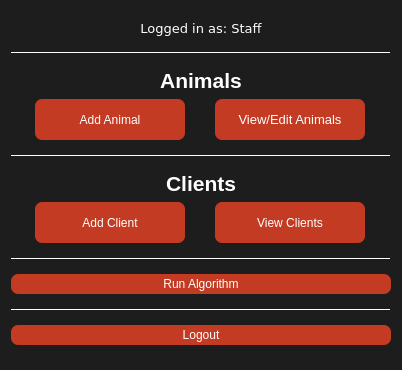
<?xml version="1.0" encoding="UTF-8"?>
<ui version="4.0">
 <class>StaffHomepage</class>
 <widget class="QDialog" name="StaffHomepage">
  <property name="geometry">
   <rect>
    <x>0</x>
    <y>0</y>
    <width>402</width>
    <height>370</height>
   </rect>
  </property>
  <property name="minimumSize">
   <size>
    <width>402</width>
    <height>370</height>
   </size>
  </property>
  <property name="maximumSize">
   <size>
    <width>402</width>
    <height>370</height>
   </size>
  </property>
  <property name="windowTitle">
   <string>Staff Homepage</string>
  </property>
  <property name="windowIcon">
   <iconset resource="mainicon.qrc">
    <normaloff>:/new/icons/cuacs_icon.png</normaloff>:/new/icons/cuacs_icon.png</iconset>
  </property>
  <property name="styleSheet">
   <string notr="true">QDialog{
background-color:#1d1d1d;
}

Line{
color:#fff;
}

QPushButton{
color: #fff;
background-color:#c23b22;
border-radius:7px;
min-height: 20px;
min-width: 150px;
}

QPushButton:hover{
color:ccc;
border-color:#2d89ef;
border-width:2px;
}

QLabel{
color: #ffffff
}</string>
  </property>
  <layout class="QVBoxLayout" name="verticalLayout_3">
   <item>
    <widget class="QLabel" name="label">
     <property name="minimumSize">
      <size>
       <width>0</width>
       <height>17</height>
      </size>
     </property>
     <property name="maximumSize">
      <size>
       <width>16777215</width>
       <height>17</height>
      </size>
     </property>
     <property name="font">
      <font>
       <family>DejaVu Sans</family>
       <pointsize>10</pointsize>
      </font>
     </property>
     <property name="text">
      <string>Logged in as: Staff</string>
     </property>
     <property name="alignment">
      <set>Qt::AlignHCenter|Qt::AlignTop</set>
     </property>
    </widget>
   </item>
   <item>
    <widget class="Line" name="line">
     <property name="minimumSize">
      <size>
       <width>0</width>
       <height>1</height>
      </size>
     </property>
     <property name="maximumSize">
      <size>
       <width>16777215</width>
       <height>1</height>
      </size>
     </property>
     <property name="lineWidth">
      <number>1</number>
     </property>
     <property name="orientation">
      <enum>Qt::Horizontal</enum>
     </property>
    </widget>
   </item>
   <item>
    <layout class="QVBoxLayout" name="verticalLayout">
     <item>
      <widget class="QLabel" name="lbAnimals">
       <property name="maximumSize">
        <size>
         <width>16777215</width>
         <height>25</height>
        </size>
       </property>
       <property name="font">
        <font>
         <pointsize>16</pointsize>
         <weight>75</weight>
         <bold>true</bold>
        </font>
       </property>
       <property name="text">
        <string>Animals</string>
       </property>
       <property name="alignment">
        <set>Qt::AlignCenter</set>
       </property>
      </widget>
     </item>
     <item>
      <layout class="QHBoxLayout" name="horizontalLayout">
       <item>
        <widget class="QPushButton" name="bAddAnimal">
         <property name="minimumSize">
          <size>
           <width>150</width>
           <height>20</height>
          </size>
         </property>
         <property name="maximumSize">
          <size>
           <width>100</width>
           <height>41</height>
          </size>
         </property>
         <property name="text">
          <string>Add Animal</string>
         </property>
        </widget>
       </item>
       <item>
        <widget class="QPushButton" name="bViewAnimals">
         <property name="minimumSize">
          <size>
           <width>150</width>
           <height>20</height>
          </size>
         </property>
         <property name="maximumSize">
          <size>
           <width>100</width>
           <height>41</height>
          </size>
         </property>
         <property name="font">
          <font>
           <pointsize>10</pointsize>
          </font>
         </property>
         <property name="text">
          <string>View/Edit Animals</string>
         </property>
        </widget>
       </item>
      </layout>
     </item>
    </layout>
   </item>
   <item>
    <widget class="Line" name="line_2">
     <property name="minimumSize">
      <size>
       <width>0</width>
       <height>1</height>
      </size>
     </property>
     <property name="maximumSize">
      <size>
       <width>16777215</width>
       <height>1</height>
      </size>
     </property>
     <property name="orientation">
      <enum>Qt::Horizontal</enum>
     </property>
    </widget>
   </item>
   <item>
    <layout class="QVBoxLayout" name="verticalLayout_2">
     <item>
      <widget class="QLabel" name="lbClients">
       <property name="maximumSize">
        <size>
         <width>16777215</width>
         <height>25</height>
        </size>
       </property>
       <property name="font">
        <font>
         <pointsize>16</pointsize>
         <weight>75</weight>
         <bold>true</bold>
        </font>
       </property>
       <property name="text">
        <string>Clients</string>
       </property>
       <property name="alignment">
        <set>Qt::AlignCenter</set>
       </property>
      </widget>
     </item>
     <item>
      <layout class="QHBoxLayout" name="horizontalLayout_2">
       <item>
        <widget class="QPushButton" name="bAddClient">
         <property name="minimumSize">
          <size>
           <width>150</width>
           <height>20</height>
          </size>
         </property>
         <property name="maximumSize">
          <size>
           <width>100</width>
           <height>41</height>
          </size>
         </property>
         <property name="text">
          <string>Add Client</string>
         </property>
        </widget>
       </item>
       <item>
        <widget class="QPushButton" name="bViewClients">
         <property name="minimumSize">
          <size>
           <width>150</width>
           <height>20</height>
          </size>
         </property>
         <property name="maximumSize">
          <size>
           <width>100</width>
           <height>41</height>
          </size>
         </property>
         <property name="text">
          <string>View Clients</string>
         </property>
        </widget>
       </item>
      </layout>
     </item>
    </layout>
   </item>
   <item>
    <widget class="Line" name="line_4">
     <property name="minimumSize">
      <size>
       <width>0</width>
       <height>1</height>
      </size>
     </property>
     <property name="maximumSize">
      <size>
       <width>16777215</width>
       <height>1</height>
      </size>
     </property>
     <property name="orientation">
      <enum>Qt::Horizontal</enum>
     </property>
    </widget>
   </item>
   <item>
    <widget class="QPushButton" name="bRunAlgorithm">
     <property name="minimumSize">
      <size>
       <width>150</width>
       <height>20</height>
      </size>
     </property>
     <property name="text">
      <string>Run Algorithm</string>
     </property>
    </widget>
   </item>
   <item>
    <widget class="Line" name="line_3">
     <property name="minimumSize">
      <size>
       <width>0</width>
       <height>1</height>
      </size>
     </property>
     <property name="maximumSize">
      <size>
       <width>16777215</width>
       <height>1</height>
      </size>
     </property>
     <property name="orientation">
      <enum>Qt::Horizontal</enum>
     </property>
    </widget>
   </item>
   <item>
    <widget class="QPushButton" name="bLogout">
     <property name="text">
      <string>Logout</string>
     </property>
    </widget>
   </item>
  </layout>
 </widget>
 <resources>
  <include location="mainicon.qrc"/>
 </resources>
 <connections/>
</ui>
